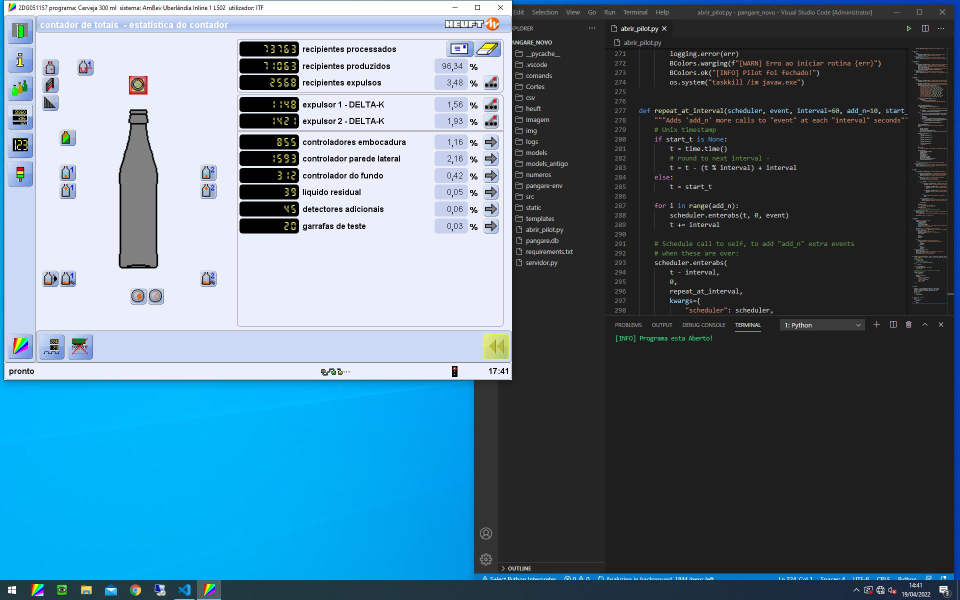
#> input picture src/img/Print/print.jpg, 1920 x 1200 px (shown at 1/2 size)
$ python t_tesseract.py
#> lines starting #> are read from the running program, lines starting #| are printed output that depends on the picture; after the words box and inside, x2 and y2 are one past the last pixel; in counts of white or black regions, pixels touching at a corner belong together
import pytesseract
from cv2 import cv2 as cv
from matplotlib import pyplot as plt

# image_path = "./src/img/printGrfTeste.png"
image_path = "./src/img/Print/print.jpg"

pytesseract.pytesseract.tesseract_cmd = "./tesseract/tesseract.exe"
custom_oem_psm_config = r"--oem 3 --psm 6"


def predicao(imagem, x, y, w, h):
    # img = cv.imread(imagem, cv.COLOR_BGR2RGB)
#> called with imagem = './src/img/Print/print.jpg', x = 485, y = 85, w = 110, h = 24
    im = cv.imread(imagem)
#> im is the input picture: shape (1200, 1920, 3); mean B, G, R 136.8, 119.1, 86.5
    im = im[y : y + h, x : x + w]
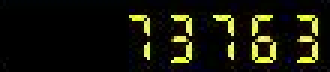
#> im: shape (24, 110, 3) (shown 3 times larger); mean B, G, R 11.5, 22.8, 22.8
    im = cv.resize(im, (560, 144), interpolation=cv.INTER_NEAREST)
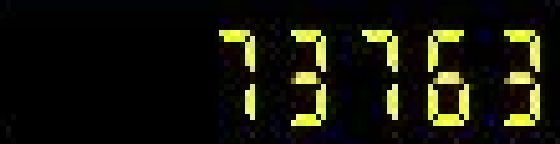
#> im: shape (144, 560, 3); mean B, G, R 11.6, 22.8, 22.9
    img = cv.cvtColor(im, cv.COLOR_BGR2RGB)
    gray = cv.cvtColor(img, cv.COLOR_RGB2GRAY)
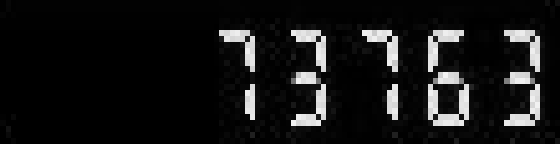
#> gray: shape (144, 560); min 0, max 243, mean 21.5

    _, th = cv.threshold(gray, 200, 255, cv.THRESH_BINARY_INV)  #
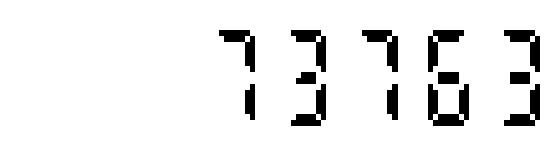
#> th: shape (144, 560); 91.9% white; 13 black regions
    # img = cv.adaptiveThreshold(img, 255, cv.ADAPTIVE_THRESH_GAUSSIAN_C, cv.THRESH_BINARY, 11, 2)
    contours, hierarchy = cv.findContours(th, cv.RETR_TREE, cv.CHAIN_APPROX_NONE)
#> contours = 23 contours; largest, box (x1, y1, x2, y2) and area: (0, 0, 560, 144) 79937, (386, 83, 399, 121) 381, (386, 35, 399, 73) 381, (432, 113, 465, 127) 353, (432, 29, 465, 43) 353

    # mask = np.zeros(im.shape[:2], dtype="uint8")
    cv.drawContours(th, contours, -1, (0, 0, 255), 10)
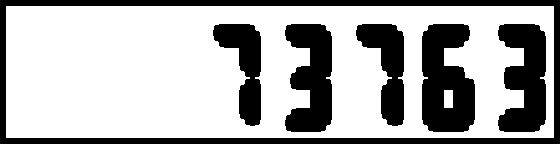
#> th: shape (144, 560); 68.4% white; 6 black regions, box (x1, y1, x2, y2) and area: (0, 0, 560, 144) 8304, (422, 24, 475, 132) 4492, (498, 24, 546, 132) 3806, (285, 24, 332, 132) 3731, (356, 24, 404, 126) 2626, (213, 24, 261, 126) 2555

    result = pytesseract.image_to_string(th, config=custom_oem_psm_config)
    print(result)
    plt.imshow(th, cmap="gray")  # cmap="gray"
    plt.show()


# predicao(image_path, 240, 120, 65, 25) # Data
# predicao(image_path, 325, 120, 130, 25)  # Hora
# predicao(image_path, 235, 246, 135, 30)  # Recipientes Processados

predicao(image_path, 485, 85, 110, 24)  # Recipientes Processados
#> (the call stopped at in predicao, `result = pytesseract.image_to_string(th, config=custom_oem_psm_config)`: pytesseract is not available in this run)
